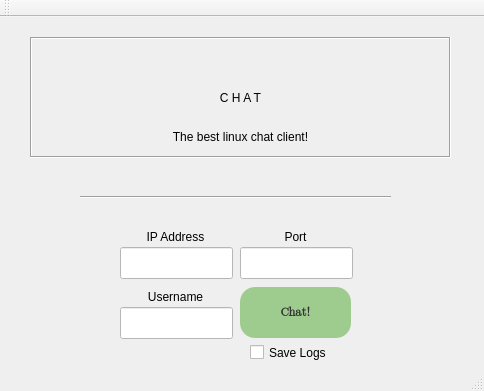
<?xml version="1.0" encoding="UTF-8"?>
<ui version="4.0">
 <class>Chat</class>
 <widget class="QMainWindow" name="Chat">
  <property name="geometry">
   <rect>
    <x>0</x>
    <y>0</y>
    <width>484</width>
    <height>391</height>
   </rect>
  </property>
  <property name="windowTitle">
   <string>Chat</string>
  </property>
  <property name="styleSheet">
   <string notr="true"/>
  </property>
  <widget class="QWidget" name="centralWidget">
   <widget class="QStackedWidget" name="stackedWidget">
    <property name="geometry">
     <rect>
      <x>10</x>
      <y>-10</y>
      <width>551</width>
      <height>371</height>
     </rect>
    </property>
    <property name="styleSheet">
     <string notr="true"/>
    </property>
    <property name="currentIndex">
     <number>0</number>
    </property>
    <widget class="QWidget" name="page">
     <widget class="QLineEdit" name="lineEdit_ip">
      <property name="geometry">
       <rect>
        <x>110</x>
        <y>240</y>
        <width>113</width>
        <height>32</height>
       </rect>
      </property>
      <property name="styleSheet">
       <string notr="true">background-color: rgb(255, 255, 255)</string>
      </property>
      <property name="text">
       <string/>
      </property>
     </widget>
     <widget class="QLabel" name="label_ip">
      <property name="geometry">
       <rect>
        <x>110</x>
        <y>220</y>
        <width>111</width>
        <height>20</height>
       </rect>
      </property>
      <property name="styleSheet">
       <string notr="true">font: 11pt &quot;URW Gothic L&quot;; border-radius: 10px;</string>
      </property>
      <property name="frameShape">
       <enum>QFrame::Box</enum>
      </property>
      <property name="frameShadow">
       <enum>QFrame::Sunken</enum>
      </property>
      <property name="text">
       <string>IP Address</string>
      </property>
      <property name="alignment">
       <set>Qt::AlignCenter</set>
      </property>
     </widget>
     <widget class="QPushButton" name="pushButton_chat">
      <property name="geometry">
       <rect>
        <x>230</x>
        <y>280</y>
        <width>111</width>
        <height>51</height>
       </rect>
      </property>
      <property name="font">
       <font>
        <family>Android Emoji</family>
        <weight>75</weight>
        <bold>true</bold>
       </font>
      </property>
      <property name="styleSheet">
       <string notr="true">background-color: rgb(158, 204, 143); text-color: &quot;white&quot;; border-radius: 15px; color: #333333;</string>
      </property>
      <property name="text">
       <string>Chat!</string>
      </property>
      <property name="default">
       <bool>false</bool>
      </property>
      <property name="flat">
       <bool>false</bool>
      </property>
     </widget>
     <widget class="QLabel" name="label_username">
      <property name="geometry">
       <rect>
        <x>110</x>
        <y>280</y>
        <width>111</width>
        <height>20</height>
       </rect>
      </property>
      <property name="styleSheet">
       <string notr="true">font: 11pt &quot;URW Gothic L&quot;; border-radius: 5px;</string>
      </property>
      <property name="frameShape">
       <enum>QFrame::Box</enum>
      </property>
      <property name="frameShadow">
       <enum>QFrame::Sunken</enum>
      </property>
      <property name="lineWidth">
       <number>1</number>
      </property>
      <property name="text">
       <string>Username</string>
      </property>
      <property name="alignment">
       <set>Qt::AlignCenter</set>
      </property>
     </widget>
     <widget class="QLabel" name="label_port">
      <property name="geometry">
       <rect>
        <x>230</x>
        <y>220</y>
        <width>111</width>
        <height>20</height>
       </rect>
      </property>
      <property name="styleSheet">
       <string notr="true">font: 11pt &quot;URW Gothic L&quot;; border-radius: 5px;</string>
      </property>
      <property name="frameShape">
       <enum>QFrame::Box</enum>
      </property>
      <property name="frameShadow">
       <enum>QFrame::Sunken</enum>
      </property>
      <property name="text">
       <string>Port</string>
      </property>
      <property name="alignment">
       <set>Qt::AlignCenter</set>
      </property>
     </widget>
     <widget class="QLabel" name="label_title">
      <property name="geometry">
       <rect>
        <x>20</x>
        <y>30</y>
        <width>421</width>
        <height>121</height>
       </rect>
      </property>
      <property name="styleSheet">
       <string notr="true">font: 32pt &quot;VL Gothic&quot;; </string>
      </property>
      <property name="frameShape">
       <enum>QFrame::Box</enum>
      </property>
      <property name="frameShadow">
       <enum>QFrame::Sunken</enum>
      </property>
      <property name="text">
       <string>C H A T</string>
      </property>
      <property name="alignment">
       <set>Qt::AlignCenter</set>
      </property>
     </widget>
     <widget class="QLineEdit" name="lineEdit_port">
      <property name="geometry">
       <rect>
        <x>230</x>
        <y>240</y>
        <width>113</width>
        <height>32</height>
       </rect>
      </property>
      <property name="styleSheet">
       <string notr="true">background-color: rgb(255, 255, 255)</string>
      </property>
      <property name="text">
       <string/>
      </property>
     </widget>
     <widget class="QLineEdit" name="lineEdit_username">
      <property name="geometry">
       <rect>
        <x>110</x>
        <y>300</y>
        <width>113</width>
        <height>32</height>
       </rect>
      </property>
      <property name="styleSheet">
       <string notr="true">background-color: rgb(255, 255, 255)</string>
      </property>
      <property name="text">
       <string/>
      </property>
      <property name="clearButtonEnabled">
       <bool>false</bool>
      </property>
     </widget>
     <widget class="QLabel" name="label_error">
      <property name="geometry">
       <rect>
        <x>90</x>
        <y>160</y>
        <width>271</width>
        <height>20</height>
       </rect>
      </property>
      <property name="styleSheet">
       <string notr="true">text-color: rgb(255, 0, 0);</string>
      </property>
      <property name="text">
       <string/>
      </property>
      <property name="alignment">
       <set>Qt::AlignCenter</set>
      </property>
     </widget>
     <widget class="QCheckBox" name="checkBox_logs">
      <property name="geometry">
       <rect>
        <x>240</x>
        <y>330</y>
        <width>131</width>
        <height>31</height>
       </rect>
      </property>
      <property name="styleSheet">
       <string notr="true">font: 11pt &quot;Carlito&quot;;</string>
      </property>
      <property name="text">
       <string>Save Logs</string>
      </property>
     </widget>
     <widget class="QLabel" name="label_tag">
      <property name="geometry">
       <rect>
        <x>60</x>
        <y>120</y>
        <width>341</width>
        <height>20</height>
       </rect>
      </property>
      <property name="text">
       <string>The best linux chat client!</string>
      </property>
      <property name="alignment">
       <set>Qt::AlignCenter</set>
      </property>
     </widget>
     <widget class="Line" name="line">
      <property name="geometry">
       <rect>
        <x>70</x>
        <y>180</y>
        <width>311</width>
        <height>20</height>
       </rect>
      </property>
      <property name="orientation">
       <enum>Qt::Horizontal</enum>
      </property>
     </widget>
    </widget>
    <widget class="QWidget" name="page_2">
     <widget class="QPlainTextEdit" name="plainTextEdit_msg">
      <property name="geometry">
       <rect>
        <x>10</x>
        <y>270</y>
        <width>341</width>
        <height>61</height>
       </rect>
      </property>
      <property name="styleSheet">
       <string notr="true">background-color:rgb(255, 255, 255); border-radius: 5px;</string>
      </property>
     </widget>
     <widget class="QPushButton" name="pushButton_sendmsg">
      <property name="geometry">
       <rect>
        <x>360</x>
        <y>270</y>
        <width>95</width>
        <height>61</height>
       </rect>
      </property>
      <property name="styleSheet">
       <string notr="true">background-color: rgb(158, 204, 143); text-color: &quot;white&quot;; border-radius: 8px; text-color: &quot;white&quot;;</string>
      </property>
      <property name="text">
       <string>Send</string>
      </property>
     </widget>
     <widget class="QListWidget" name="listWidget_messages">
      <property name="geometry">
       <rect>
        <x>10</x>
        <y>31</y>
        <width>441</width>
        <height>231</height>
       </rect>
      </property>
      <property name="styleSheet">
       <string notr="true">background-color:rgb(255, 255, 255); border-radius: 5px;</string>
      </property>
      <property name="frameShadow">
       <enum>QFrame::Sunken</enum>
      </property>
      <property name="autoScroll">
       <bool>false</bool>
      </property>
      <property name="autoScrollMargin">
       <number>0</number>
      </property>
      <property name="alternatingRowColors">
       <bool>true</bool>
      </property>
      <property name="verticalScrollMode">
       <enum>QAbstractItemView::ScrollPerPixel</enum>
      </property>
      <property name="movement">
       <enum>QListView::Static</enum>
      </property>
      <property name="isWrapping" stdset="0">
       <bool>false</bool>
      </property>
      <property name="resizeMode">
       <enum>QListView::Fixed</enum>
      </property>
      <property name="wordWrap">
       <bool>true</bool>
      </property>
     </widget>
     <widget class="QLabel" name="label">
      <property name="geometry">
       <rect>
        <x>10</x>
        <y>10</y>
        <width>81</width>
        <height>20</height>
       </rect>
      </property>
      <property name="styleSheet">
       <string notr="true">border-radius: 5px;</string>
      </property>
      <property name="frameShape">
       <enum>QFrame::StyledPanel</enum>
      </property>
      <property name="frameShadow">
       <enum>QFrame::Sunken</enum>
      </property>
      <property name="text">
       <string>Messages</string>
      </property>
     </widget>
    </widget>
   </widget>
  </widget>
  <widget class="QToolBar" name="mainToolBar">
   <attribute name="toolBarArea">
    <enum>TopToolBarArea</enum>
   </attribute>
   <attribute name="toolBarBreak">
    <bool>false</bool>
   </attribute>
  </widget>
  <widget class="QStatusBar" name="statusBar"/>
  <widget class="QMenuBar" name="menuBar">
   <property name="geometry">
    <rect>
     <x>0</x>
     <y>0</y>
     <width>484</width>
     <height>26</height>
    </rect>
   </property>
  </widget>
 </widget>
 <layoutdefault spacing="6" margin="11"/>
 <resources/>
 <connections/>
</ui>
